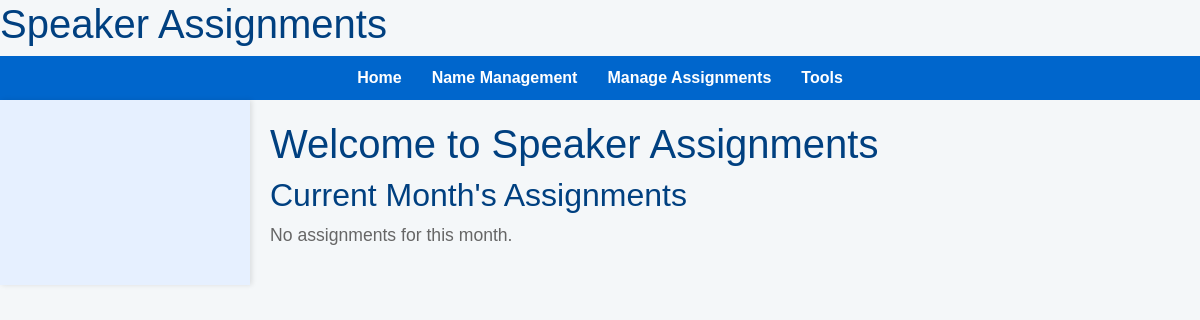
The app's page /, older data.
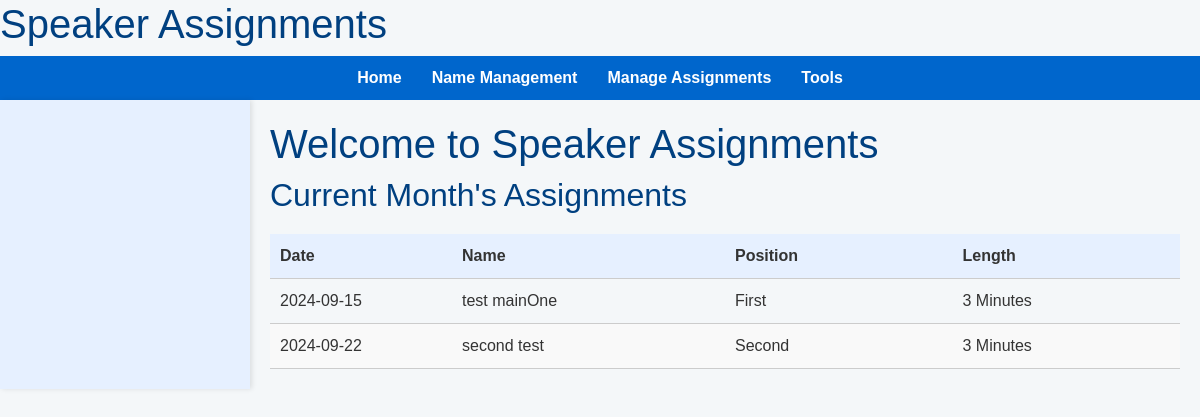
The same page, newer data.
### app/models.py (models this page shows)
class TalkAssignment(db.Model):
    id = db.Column(db.Integer, primary_key=True)
    speaker_id = db.Column(db.Integer, db.ForeignKey('record.id'), nullable=False)
    date = db.Column(db.Date, nullable=False)
    speaker_pos = db.Column(db.String(50), nullable=False)
    talk_length = db.Column(db.String(20), nullable=False)
    theme_id = db.Column(db.Integer, db.ForeignKey('theme.id'), nullable=True)
    topic_id = db.Column(db.Integer, db.ForeignKey('topic.id'), nullable=True)

class Record(db.Model):
    id = db.Column(db.Integer, primary_key=True)
    name = db.Column(db.String(80), unique=True, nullable=False)
    exception = db.Column(db.String(20), nullable=True)
    assignments = db.relationship('TalkAssignment', backref='speaker', lazy=True)

### app/routes/main.py (the view)
@bp.route('/')
def index():
    today = datetime.today()
    current_year_month = today.strftime('%Y-%m')  # Format: '2024-08'
    assignments = TalkAssignment.query.filter(
        TalkAssignment.date.startswith(current_year_month)
    ).order_by(TalkAssignment.date).all()
    return render_template('index.html', assignments=assignments)

### app/templates/index.html
{% extends "base.html" %}
{% block content %}
<h1>Welcome to Speaker Assignments</h1>
<h2>Current Month's Assignments</h2>
{% if assignments %}
    <table>
        <thead>
            <tr>
                <th style="width: 20%;">Date</th>
                <th style="width: 30%;">Name</th>
                <th style="width: 25%;">Position</th>
                <th style="width: 25%;">Length</th>
            </tr>
        </thead>
        <tbody>
            {% for assignment in assignments %}
            <tr>
                <td>{{ assignment.date.strftime('%Y-%m-%d') }}</td>
                <td>{{ assignment.speaker.name }}</td>
                <td>{{ assignment.speaker_pos }}</td>
                <td>{{ assignment.talk_length }} Minutes</td>
            </tr>
            {% endfor %}
        </tbody>
    </table>
{% else %}
    <p>No assignments for this month.</p>
{% endif %}
{% endblock %}

Row changes from the older to the newer data that the page shows:
now on this page (row edited): TalkAssignment: date "2024-09-15", speaker.name "test mainOne", speaker_pos "First", talk_length "3"
now on this page (row edited): TalkAssignment: date "2024-09-22", speaker.name "second test", speaker_pos "Second", talk_length "3"
Text that changed along with them:
text no longer shown: "No assignments for this month."
text now shown: "Date Name Position Length"
